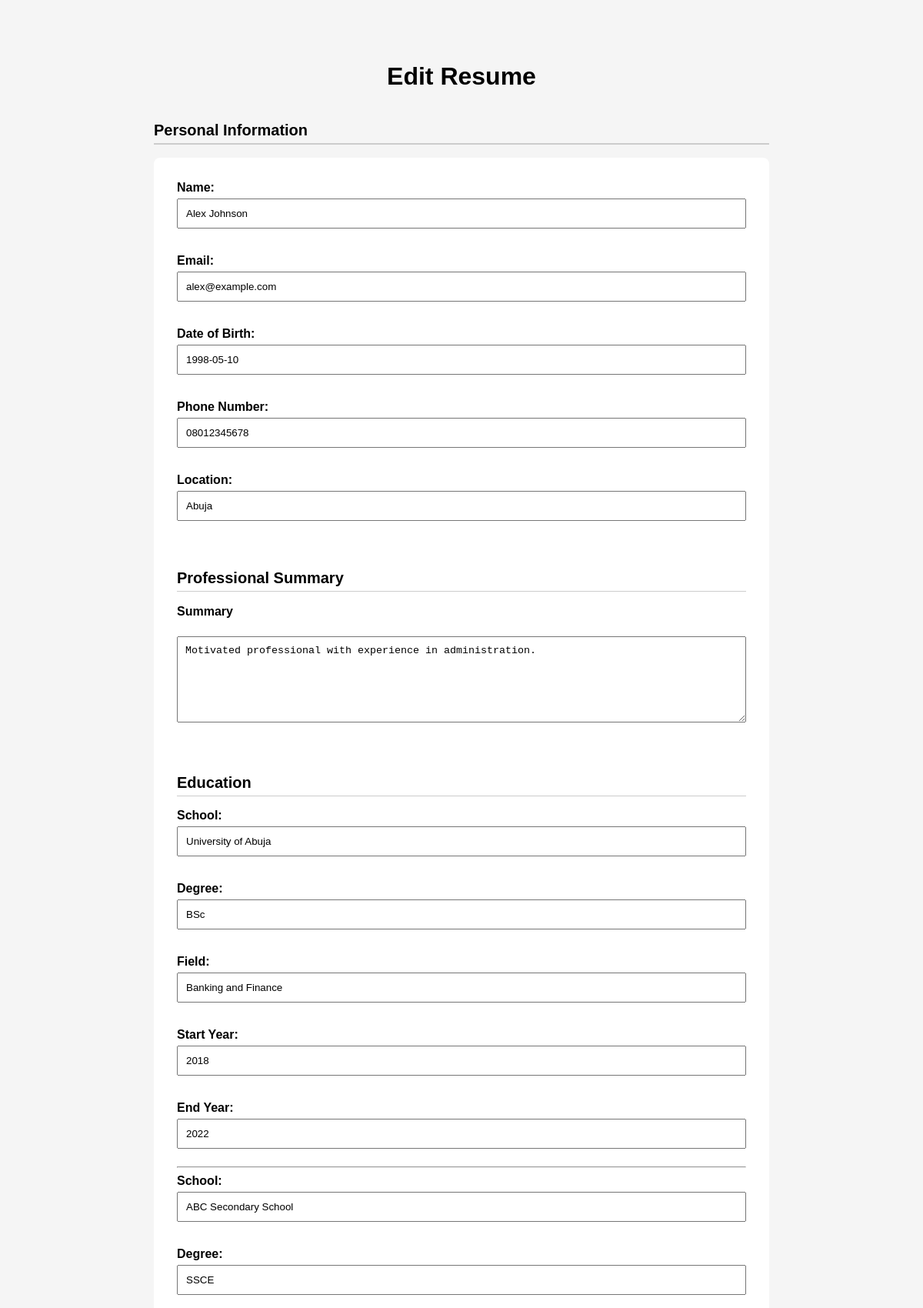
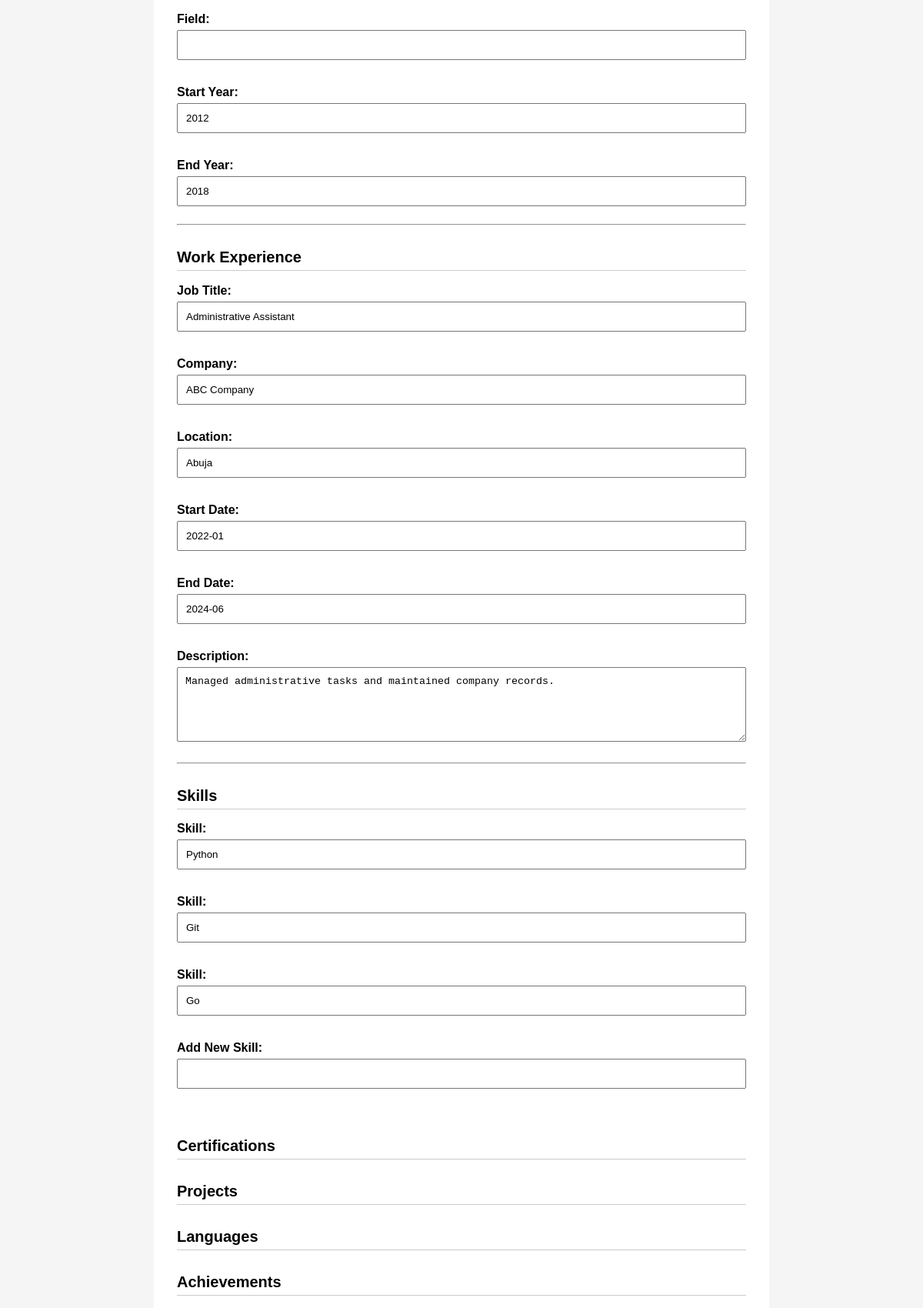
The app's page /edit/4 (upper part) with its own data (2 pictures, top to bottom).
### tables this page shows
CREATE TABLE resumes (
        id INTEGER PRIMARY KEY,
        name TEXT,
        date_of_birth TEXT,
        email TEXT,
        phone_number TEXT,
        location TEXT,
        summary TEXT
    );

CREATE TABLE education (
        id INTEGER PRIMARY KEY,
        resume_id INTEGER,
        school TEXT,
        degree TEXT,
        field TEXT,
        start_year TEXT,
        end_year TEXT, education_type TEXT,
        FOREIGN KEY (resume_id) REFERENCES resumes(id)
    );

CREATE TABLE work_experience (
    id INTEGER PRIMARY KEY,
    resume_id INTEGER,
    job_title TEXT,
    company TEXT,
    location TEXT,
    start_date TEXT,
    end_date TEXT,
    description TEXT,
    FOREIGN KEY (resume_id) REFERENCES resumes(id)
    );

CREATE TABLE skills (
        id INTEGER PRIMARY KEY,
        resume_id INTEGER,
        skill TEXT,
        FOREIGN KEY (resume_id) REFERENCES resumes(id)
    );

### app.py (the view, shortened to what this page needs)
@app.route("/edit/<resume_id>", methods=["GET", "POST"])
def edit_resume(resume_id):
    resume = get_complete_resume(int(resume_id))
    if resume is None:
        return "Resume not found."
    return render_template(
        "edit_resume.html",
        resume=resume
    )

### database.py (called while the page is built, shortened)
def load_resume_from_database(resume_id):
    cursor.execute(
        """
        SELECT
            id,
            name,
            date_of_birth,
            email,
            phone_number,
            location,
            summary
        FROM resumes
        WHERE id = ?
        """,
        (resume_id,)
    )
    return cursor.fetchone()

def load_education(resume_id):
    cursor.execute(
        """
        SELECT
            id,
            school,
            degree,
            field,
            start_year,
            end_year
        FROM education
        WHERE resume_id = ?
        """,
        (resume_id,)
    )
    education_records = cursor.fetchall()
    education = []
    for record in education_records:
        education.append({
            "id": record[0],
            "school": record[1],
            "degree": record[2],
            "field": record[3],
            "start_year": record[4],
            "end_year": record[5]
        })
    return education

def load_work_experience(resume_id):
    cursor.execute(
        """
        SELECT
            id,
            job_title,
            company,
            location,
            start_date,
            end_date,
            description
        FROM work_experience
        WHERE resume_id = ?
        """,
        (resume_id,)
    )
    work_records = cursor.fetchall()
    work_experience = []
    for record in work_records:
        work_experience.append({
            "id": record[0],
            "job_title": record[1],
            "company": record[2],
            "location": record[3],
            "start_date": record[4],
            "end_date": record[5],
            "description": record[6]
        })
    return work_experience

def load_skills(resume_id):
    cursor.execute(
        """
        SELECT
            id,
            skill
        FROM skills
        WHERE resume_id = ?
        """,
        (resume_id,)
    )
    skill_records = cursor.fetchall()
    skills = []
    for record in skill_records:
        skills.append({
            "id": record[0],
            "skill": record[1]
        })
    return skills

def load_certifications(resume_id):
    cursor.execute(
        """
        SELECT
            id,
            name,
            organization,
            date
        FROM certifications
        WHERE resume_id = ?
        """,
        (resume_id,)
    )
    certification_records = cursor.fetchall()
    certifications = []
    return certifications

### templates/edit_resume.html (shortened to what this page needs)
<!DOCTYPE html>
<html>
<head>
    <link
    rel="stylesheet"
    href="{{ url_for('static', filename='style.css') }}"
    >
</head>
<body>
    <h1>Edit Resume</h1>
    <h2>Personal Information</h2>
    <form method="POST" class="resume-form">
        <label>Name:</label>
        <input
            type="text"
            name="name"
            value="{{ resume['personal_information']['name'] }}"
        >
        <br><br>
        <label>Email:</label>
        <input
            type="email"
            name="email"
            value="{{ resume['personal_information']['email'] }}"
        >
        <br><br>
        <label>Date of Birth:</label>
        <input
            type="text"
            name="date_of_birth"
            value="{{ resume['personal_information']['date_of_birth'] }}"
        >
        <br><br>
        <label>Phone Number:</label>
        <input
            type="text"
            name="phone_number"
            value="{{ resume['personal_information']['phone_number'] }}"
        >
        <br><br>
        <label>Location:</label>
        <input
            type="text"
            name="location"
            value="{{ resume['personal_information']['location'] }}"
        >
        <br><br>
          <h2>Professional Summary</h2>
        <label>Summary</label>
        <br>
        <textarea
        name="summary"
        rows="6"
        cols="50"
        >{{  resume["summary"] }}</textarea>
        <br><br>
        <h2>Education</h2>
        {% for education in resume["education"] %}
        <label>School:</label>
        <input
        type="text"
        name="school_{{ education['id'] }}"
        value="{{ education['school'] }}"
        >
        <br><br>
        <label>Degree:</label>
        <input
        type="text"
        name="degree_{{ education['id'] }}"
        value="{{ education['degree'] }}"
        >
        <br><br>
        <label>Field:</label>
        <input
        type="text"
        name="field_{{ education['id'] }}"
        value="{{ education['field'] }}"
        >
        <br><br>
        <label>Start Year:</label>
        <input
        type="text"
        name="start_year_{{ education['id'] }}"
        value="{{ education['start_year'] }}"
         >
        <br><br>
        <label>End Year:</label>
        <input
        type="text"
        name="end_year_{{ education['id'] }}"
        value="{{ education['end_year'] }}"
        >
        <hr>
        {% endfor %}
        <h2>Work Experience</h2>
        {% for experience in resume["work_experience"] %}
        <label>Job Title:</label>
        <input
        type="text"
        name="job_title_{{ experience['id'] }}"
        value="{{ experience['job_title'] }}"
        >
        <br><br>
        <label>Company:</label>
        <input
        type="text"
        name="company_{{ experience['id'] }}"
        value="{{ experience['company'] }}"
        >
        <br><br>
        <label>Location:</label>
        <input
        type="text"
        name="work_location_{{ experience['id'] }}"
        value="{{ experience['location'] }}"
        >
        <br><br>
        <label>Start Date:</label>
        <input
        type="text"
        name="start_date_{{ experience['id'] }}"
        value="{{ experience['start_date'] }}"
        >
        <br><br>
        <label>End Date:</label>
        <input
        type="text"
        name="end_date_{{ experience['id'] }}"
        value="{{ experience['end_date'] }}"
        >
        <br><br>
        <label>Description:</label>
        <textarea
        name="description_{{ experience['id'] }}"
        rows="5"
        cols="50"
        >{{ experience['description'] }}</textarea>
        <hr>
        {% endfor %}
        <h2>Skills</h2>
{% for skill in resume["skills"] %}
<label>Skill:</label>
<input
    type="text"
    name="skill_{{ skill['id'] }}"
    value="{{ skill['skill'] }}"
>
<br><br>
{% endfor %}
<label>Add New Skill:</label>
<input
    type="text"
    name="new_skill"
>
<br><br>
        <h2>Certifications</h2>
<h2>Projects</h2>
<h2>Languages</h2>
<h2>Achievements</h2>
    </form>
</body>
</html>

### static/style.css (style rules this page uses)
body { font-family: Arial, sans-serif; max-width: 800px; margin: 40px auto; background-color: #f5f5f5; padding: 20px; }
h1 { text-align: center; font-size: 32px; margin-bottom: 40px; font-weight: 600; }
h2 { border-bottom: 2px solid #ccc; padding-bottom: 5px; font-size: 20px; margin-top: 25px; font-weight: 700; }
.resume-form { background-color: white; padding: 30px; border-radius: 8px; }
.resume-form label { display: block; margin-bottom: 5px; font-weight: bold; }
.resume-form input, .resume-form textarea { width: 100%; padding: 10px; margin-bottom: 15px; box-sizing: border-box; }
.resume-form h2 { border-bottom: 1px solid #ccc; padding-bottom: 5px; margin-top: 30px; font-size: 20px; }

### records on screen
resumes: name "Alex Johnson", email "alex@example.com", date_of_birth "1998-05-10", phone_number "08012345678", location "Abuja", summary "Motivated professional with experience in administration."
education: school "University of Abuja", degree "BSc", field "Banking and Finance", start_year "2018", end_year "2022"
education: school "ABC Secondary School", degree "SSCE", start_year "2012", end_year "2018"
work_experience: job_title "Administrative Assistant", company "ABC Company", location "Abuja", start_date "2022-01", end_date "2024-06", id "Managed administrative tasks and maintained company records."
skills: skill_1 "Python"
skills: skill_2 "Git"
skills: skill_3 "Go"
